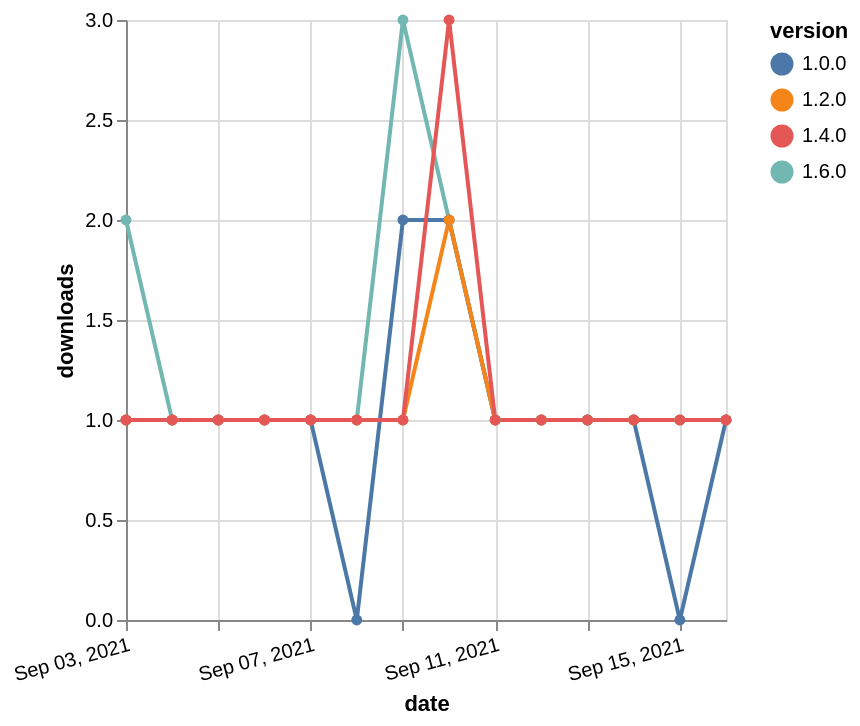

Specify this chart in Vega-Lite:
### Vega-Lite specification from a JSON file in a GitHub repository (floating-point values rounded to 4 significant figures)
{"$schema": "https://vega.github.io/schema/vega-lite/v5.json", "description": "A simple bar chart with embedded data.", "data": {"values": [{"date": "2021-09-03", "total": 117, "delta": 2, "version": "1.6.0"}, {"date": "2021-09-04", "total": 118, "delta": 1, "version": "1.6.0"}, {"date": "2021-09-05", "total": 119, "delta": 1, "version": "1.6.0"}, {"date": "2021-09-06", "total": 120, "delta": 1, "version": "1.6.0"}, {"date": "2021-09-07", "total": 121, "delta": 1, "version": "1.6.0"}, {"date": "2021-09-08", "total": 122, "delta": 1, "version": "1.6.0"}, {"date": "2021-09-09", "total": 125, "delta": 3, "version": "1.6.0"}, {"date": "2021-09-10", "total": 127, "delta": 2, "version": "1.6.0"}, {"date": "2021-09-11", "total": 128, "delta": 1, "version": "1.6.0"}, {"date": "2021-09-12", "total": 129, "delta": 1, "version": "1.6.0"}, {"date": "2021-09-13", "total": 130, "delta": 1, "version": "1.6.0"}, {"date": "2021-09-14", "total": 131, "delta": 1, "version": "1.6.0"}, {"date": "2021-09-15", "total": 132, "delta": 1, "version": "1.6.0"}, {"date": "2021-09-16", "total": 133, "delta": 1, "version": "1.6.0"}, {"date": "2021-09-03", "total": 188, "delta": 1, "version": "1.0.0"}, {"date": "2021-09-04", "total": 189, "delta": 1, "version": "1.0.0"}, {"date": "2021-09-05", "total": 190, "delta": 1, "version": "1.0.0"}, {"date": "2021-09-06", "total": 191, "delta": 1, "version": "1.0.0"}, {"date": "2021-09-07", "total": 192, "delta": 1, "version": "1.0.0"}, {"date": "2021-09-08", "total": 192, "delta": 0, "version": "1.0.0"}, {"date": "2021-09-09", "total": 194, "delta": 2, "version": "1.0.0"}, {"date": "2021-09-10", "total": 196, "delta": 2, "version": "1.0.0"}, {"date": "2021-09-11", "total": 197, "delta": 1, "version": "1.0.0"}, {"date": "2021-09-12", "total": 198, "delta": 1, "version": "1.0.0"}, {"date": "2021-09-13", "total": 199, "delta": 1, "version": "1.0.0"}, {"date": "2021-09-14", "total": 200, "delta": 1, "version": "1.0.0"}, {"date": "2021-09-15", "total": 200, "delta": 0, "version": "1.0.0"}, {"date": "2021-09-16", "total": 201, "delta": 1, "version": "1.0.0"}, {"date": "2021-09-03", "total": 166, "delta": 1, "version": "1.2.0"}, {"date": "2021-09-04", "total": 167, "delta": 1, "version": "1.2.0"}, {"date": "2021-09-05", "total": 168, "delta": 1, "version": "1.2.0"}, {"date": "2021-09-06", "total": 169, "delta": 1, "version": "1.2.0"}, {"date": "2021-09-07", "total": 170, "delta": 1, "version": "1.2.0"}, {"date": "2021-09-08", "total": 171, "delta": 1, "version": "1.2.0"}, {"date": "2021-09-09", "total": 172, "delta": 1, "version": "1.2.0"}, {"date": "2021-09-10", "total": 174, "delta": 2, "version": "1.2.0"}, {"date": "2021-09-11", "total": 175, "delta": 1, "version": "1.2.0"}, {"date": "2021-09-12", "total": 176, "delta": 1, "version": "1.2.0"}, {"date": "2021-09-13", "total": 177, "delta": 1, "version": "1.2.0"}, {"date": "2021-09-14", "total": 178, "delta": 1, "version": "1.2.0"}, {"date": "2021-09-15", "total": 179, "delta": 1, "version": "1.2.0"}, {"date": "2021-09-16", "total": 180, "delta": 1, "version": "1.2.0"}, {"date": "2021-09-03", "total": 183, "delta": 1, "version": "1.4.0"}, {"date": "2021-09-04", "total": 184, "delta": 1, "version": "1.4.0"}, {"date": "2021-09-05", "total": 185, "delta": 1, "version": "1.4.0"}, {"date": "2021-09-06", "total": 186, "delta": 1, "version": "1.4.0"}, {"date": "2021-09-07", "total": 187, "delta": 1, "version": "1.4.0"}, {"date": "2021-09-08", "total": 188, "delta": 1, "version": "1.4.0"}, {"date": "2021-09-09", "total": 189, "delta": 1, "version": "1.4.0"}, {"date": "2021-09-10", "total": 192, "delta": 3, "version": "1.4.0"}, {"date": "2021-09-11", "total": 193, "delta": 1, "version": "1.4.0"}, {"date": "2021-09-12", "total": 194, "delta": 1, "version": "1.4.0"}, {"date": "2021-09-13", "total": 195, "delta": 1, "version": "1.4.0"}, {"date": "2021-09-14", "total": 196, "delta": 1, "version": "1.4.0"}, {"date": "2021-09-15", "total": 197, "delta": 1, "version": "1.4.0"}, {"date": "2021-09-16", "total": 198, "delta": 1, "version": "1.4.0"}]}, "width": "container", "mark": {"type": "line", "point": {"filled": true}}, "encoding": {"x": {"field": "date", "type": "temporal", "timeUnit": "yearmonthdate", "title": "date", "axis": {"labelAngle": -15}}, "y": {"field": "delta", "type": "quantitative", "title": "downloads"}, "color": {"field": "version", "type": "nominal"}, "tooltip": {"field": "delta"}}}
